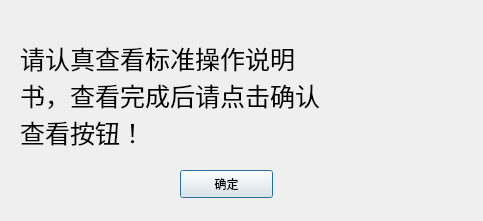
<?xml version="1.0" encoding="UTF-8"?>
<ui version="4.0">
 <class>Warning</class>
 <widget class="QDialog" name="Warning">
  <property name="geometry">
   <rect>
    <x>0</x>
    <y>0</y>
    <width>483</width>
    <height>221</height>
   </rect>
  </property>
  <property name="sizePolicy">
   <sizepolicy hsizetype="Preferred" vsizetype="Preferred">
    <horstretch>0</horstretch>
    <verstretch>0</verstretch>
   </sizepolicy>
  </property>
  <property name="minimumSize">
   <size>
    <width>483</width>
    <height>221</height>
   </size>
  </property>
  <property name="maximumSize">
   <size>
    <width>483</width>
    <height>221</height>
   </size>
  </property>
  <property name="windowTitle">
   <string>警告</string>
  </property>
  <widget class="QWidget" name="widget_2" native="true">
   <property name="geometry">
    <rect>
     <x>10</x>
     <y>10</y>
     <width>461</width>
     <height>201</height>
    </rect>
   </property>
   <widget class="QLabel" name="label">
    <property name="geometry">
     <rect>
      <x>10</x>
      <y>10</y>
      <width>321</width>
      <height>151</height>
     </rect>
    </property>
    <property name="font">
     <font>
      <pointsize>19</pointsize>
     </font>
    </property>
    <property name="text">
     <string>请认真查看标准操作说明书，查看完成后请点击确认查看按钮！</string>
    </property>
    <property name="textFormat">
     <enum>Qt::PlainText</enum>
    </property>
    <property name="wordWrap">
     <bool>true</bool>
    </property>
   </widget>
   <widget class="QPushButton" name="pushButton">
    <property name="geometry">
     <rect>
      <x>170</x>
      <y>160</y>
      <width>93</width>
      <height>28</height>
     </rect>
    </property>
    <property name="text">
     <string>确定</string>
    </property>
   </widget>
   <widget class="QWidget" name="widget" native="true">
    <property name="geometry">
     <rect>
      <x>350</x>
      <y>30</y>
      <width>101</width>
      <height>91</height>
     </rect>
    </property>
   </widget>
  </widget>
 </widget>
 <resources/>
 <connections/>
</ui>
